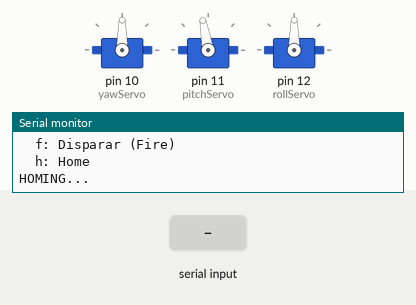
The sketch below on a simulated Arduino Uno, built with avr-gcc and run on an emulated ATmega328P. Parts: 3 × servo, the last lines printed to the serial monitor. The inputs (shaded band) are chosen by the test bench.

Above: at 1.7 s.
1.8 s: "s" received over Serial
At 3.0 s:
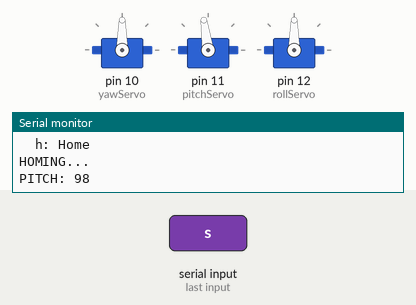
3.3 s: "a" received over Serial
At 4.5 s:
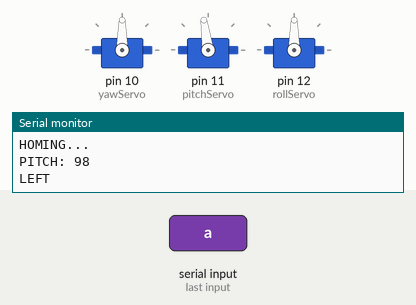
4.8 s: "d" received over Serial
At 5.8 s:
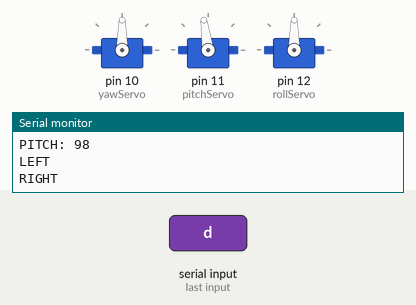
6.3 s: "f" received over Serial
At 7.6 s:
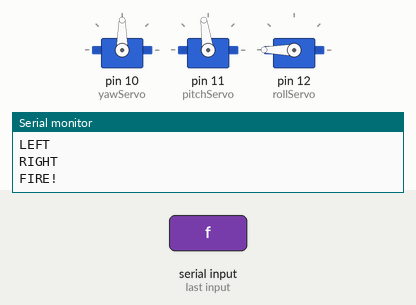
9.3 s: "w" received over Serial
At 9.9 s:
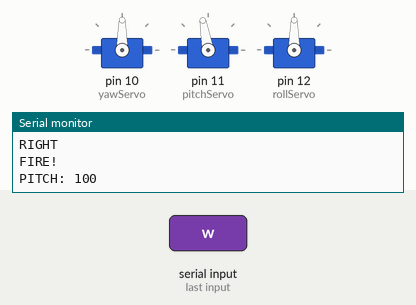
10.8 s: "A" received over Serial
At 11.4 s:
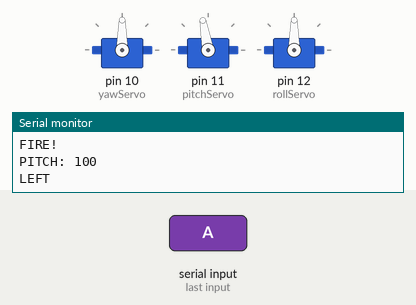
Timing chart, 0 to 13.3 s (numbered marks = the images above; inputs shaded):
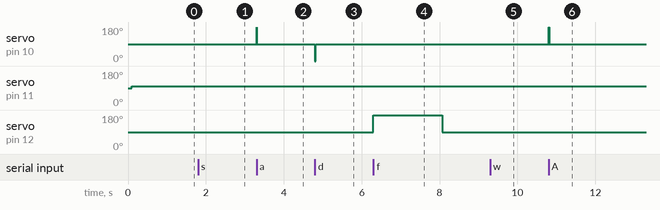

Measured:
- after the input at 1.8 s, servo on pin 11 (pitchServo): 100° → 98° at once
- after the input at 3.3 s, servo on pin 10 (yawServo): 90° → 180° at once, → 90° 0.01 s later
- after the input at 4.8 s, servo on pin 10 (yawServo): 90° → 0° at once, → 90° 0.02 s later
- after the input at 6.3 s, servo on pin 12 (rollServo): 90° → 180° at once, → 90° 1.8 s later
- after the input at 9.3 s, servo on pin 11 (pitchServo): 98° → 100° at once
- after the input at 10.8 s, servo on pin 10 (yawServo): 90° → 180° at once, → 90° 0.01 s later

The sketch:

turret.ino
```cpp
// (licence header left out)
/*
  ************************************************************************************
  * MIT License
  *
  * Copyright (c) 2023 Crunchlabs LLC (IRTurret Control Code)
  * Copyright (c) 2020-2022 Armin Joachimsmeyer (IRremote Library)
  * Copyright (c) 2025 Jorge Matesanz Hernando (Modified for Serial Control)
  *
  * Permission is hereby granted, free of charge, to any person obtaining a copy
  * of this software and associated documentation files (the "Software"), to deal
  * in the Software without restriction, including without limitation the rights
  * to use, copy, modify, merge, publish, distribute, sublicense, and/or sell
  * copies of the Software, and to permit persons to whom the Software is furnished
  * to do so, subject to the following conditions:
  *
  * The above copyright notice and this permission notice shall be included in all
  * copies or substantial portions of the Software.
  *
  * THE SOFTWARE IS PROVIDED "AS IS", WITHOUT WARRANTY OF ANY KIND, EXPRESS OR IMPLIED,
  * INCLUDING BUT NOT LIMITED TO THE WARRANTIES OF MERCHANTABILITY, FITNESS FOR A
  * PARTICULAR PURPOSE AND NONINFRINGEMENT. IN NO EVENT SHALL THE AUTHORS OR COPYRIGHT
  * HOLDERS BE LIABLE FOR ANY CLAIM, DAMAGES OR OTHER LIABILITY, WHETHER IN AN ACTION OF
  * CONTRACT, TORT OR OTHERWISE, ARISING FROM, OUT OF OR IN CONNECTION WITH THE SOFTWARE
  * OR THE USE OR OTHER DEALINGS IN THE SOFTWARE.
  *
  ************************************************************************************
*/

#include <Arduino.h>
#include <Servo.h>

// Definición de Servos
Servo yawServo;   // Base (Izquierda/Derecha)
Servo pitchServo; // Altura (Arriba/Abajo)
Servo rollServo;  // Mecanismo de disparo

// Estado de los servos
int yawServoVal = 90;
int pitchServoVal = 90; // Posición Home
int rollServoVal = 90;

// Configuración de movimiento
const int PITCH_STEP = 2;       // 2 grados por comando
const int YAW_STEP_TIME = 10;   // 2 grados de movimieto aproximadamente
const int ROLL_PRECISION = 160;

// Velocidades de servos (90 es quieto para continua, o valor medio)
const int YAW_STOP_SPEED = 90;
const int YAW_MOVE_SPEED = 90;  // Diferencia desde 90 (90+90=180 max vel)
const int ROLL_STOP_SPEED = 90;
const int ROLL_MOVE_SPEED = 90;

// Límites físicos
const int PITCH_MAX = 150;
const int PITCH_MIN = 33;

void setup() {
    Serial.begin(9600);

    // Pines
    yawServo.attach(10);
    pitchServo.attach(11);
    rollServo.attach(12);

    Serial.println("--- TORRETA LISTA ---");
    Serial.println("Comandos Seriales:");
    Serial.println("  w: Arriba (+2 deg)");
    Serial.println("  s: Abajo (-2 deg)");
    Serial.println("  a: Izquierda");
    Serial.println("  d: Derecha");
    Serial.println("  f: Disparar (Fire)");
    Serial.println("  h: Home");

    homeServos();
}

void loop() {
    if (Serial.available() > 0) {
        char cmd = Serial.read();

        switch(cmd) {
            case 'w':
            case 'W':
                moveUp();
                break;

            case 's':
            case 'S':
                moveDown();
                break;

            case 'a':
            case 'A':
                moveLeft();
                break;

            case 'd':
            case 'D':
                moveRight();
                break;

            case 'f':
            case 'F':
                fire();
                break;

            case 'h':
            case 'H':
                homeServos();
                break;
        }
        // Limpiamos buffer por si acaso envía \n
        delay(10);
    }
}

// --- FUNCIONES DE MOVIMIENTO ---

void moveUp() {
    if ((pitchServoVal + PITCH_STEP) <= PITCH_MAX) {
        pitchServoVal += PITCH_STEP;
        pitchServo.write(pitchServoVal);
        Serial.print("PITCH: "); Serial.println(pitchServoVal);
    } else {
        Serial.println("MAX PITCH ALCANZADO");
    }
}

void moveDown() {
    if ((pitchServoVal - PITCH_STEP) >= PITCH_MIN) {
        pitchServoVal -= PITCH_STEP;
        pitchServo.write(pitchServoVal);
        Serial.print("PITCH: "); Serial.println(pitchServoVal);
    } else {
        Serial.println("MIN PITCH ALCANZADO");
    }
}

void moveLeft() {
    // Para servos de rotación continua: Moverse un tiempo y parar
    yawServo.write(YAW_STOP_SPEED + YAW_MOVE_SPEED);
    delay(YAW_STEP_TIME);
    yawServo.write(YAW_STOP_SPEED);
    Serial.println("LEFT");
}

void moveRight() {
    yawServo.write(YAW_STOP_SPEED - YAW_MOVE_SPEED);
    // Compensar error servo (moverse 5ms más)
    delay(YAW_STEP_TIME + 5);
    yawServo.write(YAW_STOP_SPEED);
    Serial.println("RIGHT");
}

void fire() {
    Serial.println("FIRE!");

    for (int i = 0; i <= 10; i++){
      rollServo.write(ROLL_STOP_SPEED + ROLL_MOVE_SPEED);
      delay(ROLL_PRECISION);
      rollServo.write(ROLL_STOP_SPEED);
    }
}

void homeServos() {
    Serial.println("HOMING...");
    yawServo.write(YAW_STOP_SPEED);
    rollServo.write(ROLL_STOP_SPEED);

    pitchServoVal = 100; // Posición segura
    pitchServo.write(pitchServoVal);
    delay(500); // Dar tiempo a llegar
}
```
